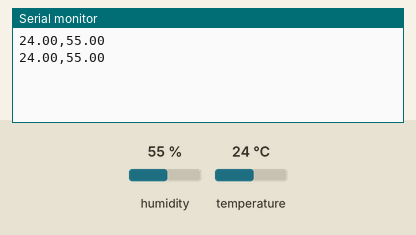
This sketch was run on a simulated Arduino Uno, built with avr-gcc and run on an emulated ATmega328P. On the bench: the last lines printed to the serial monitor. The test bench sets the inputs (shaded band); at power-on: humidity 55 %, temperature 24 °C.

Above: at 2.8 s.
2.9 s: humidity set to 22 %
At 5.2 s:
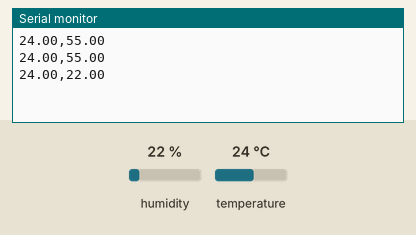
5.6 s: temperature set to 12 °C
At 7.2 s:
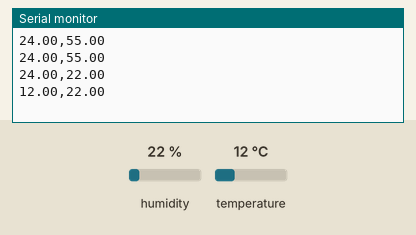
8.3 s: humidity set to 40 %
At 10.7 s:
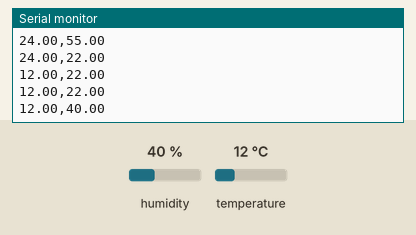
Timing chart, 0 to 12.2 s (numbered marks = the images above; inputs shaded):
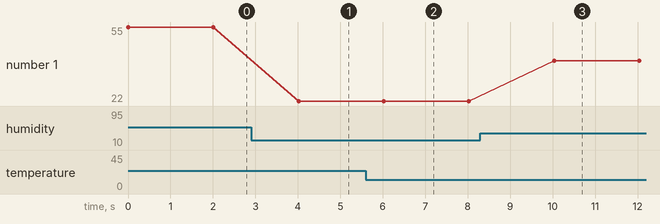

The sketch:

sketch.ino
```cpp
#include <DHT.h>
#include <Adafruit_Sensor.h>  // Required for DHT library

#define DHTPIN 2       // Digital pin connected to the DHT22
#define DHTTYPE DHT22  // Change to DHT11 if using that sensor

DHT dht(DHTPIN, DHTTYPE);

void setup() {
  Serial.begin(9600);  // Start serial communication
  dht.begin();         // Initialize the DHT sensor
}

void loop() {
  float temp = dht.readTemperature(); // Celsius
  float hum = dht.readHumidity();     // Humidity %

  // Check if any reading failed
  if (isnan(temp) || isnan(hum)) {
    Serial.println("Error reading sensor!");
  } else {
    // Send data in CSV format for Python
    Serial.print(temp);
    Serial.print(",");
    Serial.println(hum);
  }

  delay(2000); // Read every 2 seconds
}
```

Measured:
- after the input at 2.9 s, the serial monitor: prints a new line after 1.1 s (image 1)
- after the input at 5.6 s, the serial monitor: prints a new line after 0.42 s (image 2)
- after the input at 8.3 s, the serial monitor: prints a new line after 1.7 s (image 3)
- plotted number 1: 55 → 22 after the input at 2.9 s, 22 → 40 after the input at 8.3 s
